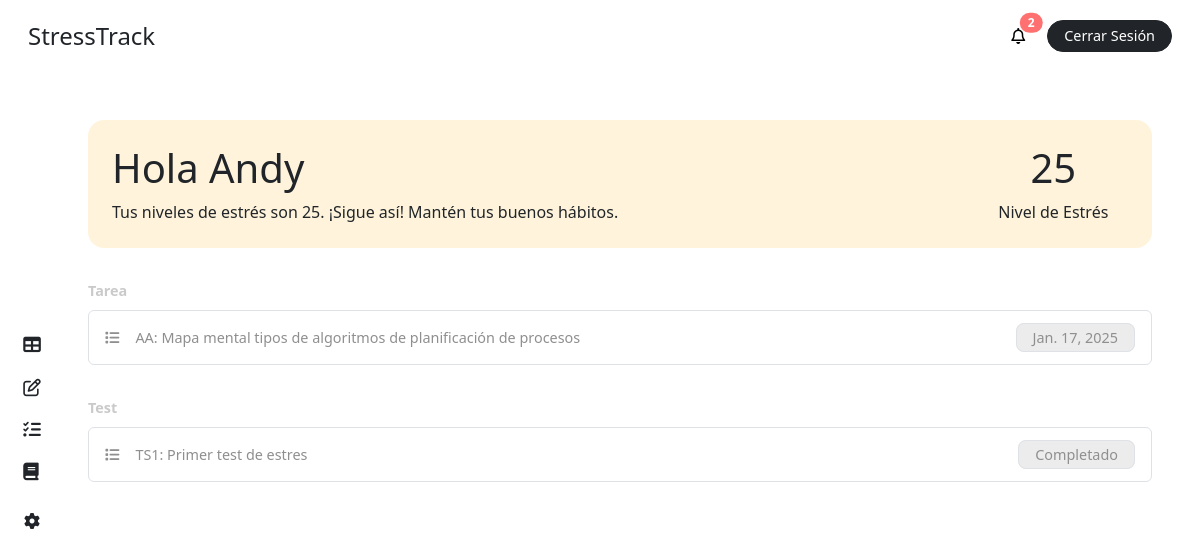
The page /panel/ (signed in) on the database its author committed.
### stress/models.py (models this page shows, shortened)
class CustomUser(AbstractBaseUser, PermissionsMixin):
    ROLE_CHOICES = [
        ('student', 'Alumno'),
        ('teacher', 'Profesor'),
        ('superuser', 'Administrador'),
    ]
    first_name = models.CharField(max_length=50, blank=True)
    last_name = models.CharField(max_length=50, blank=True)
    dni = models.CharField(max_length=10, unique=True, blank=True, null=True)
    email = models.EmailField(unique=True)
    role = models.CharField(max_length=20, choices=ROLE_CHOICES, default='student')
    is_active = models.BooleanField(default=True)
    is_staff = models.BooleanField(default=False)
    stress = models.IntegerField(default=0)
    share_stress_level = models.BooleanField(default=False)
    course = models.ForeignKey(Course, on_delete=models.CASCADE, related_name='students', null=True, blank=True)
    group = models.ForeignKey(Team, on_delete=models.CASCADE, related_name='members', null=True, blank=True)
    objects = CustomUserManager()
    USERNAME_FIELD = 'email'
    REQUIRED_FIELDS = []

class Task(models.Model):
    title = models.CharField(max_length=200)
    due_date = models.DateField(blank=True, null=True)
    course = models.ForeignKey(Course, on_delete=models.CASCADE, related_name='tasks')

class Test(models.Model):
    title = models.CharField(max_length=255)
    Team = models.ManyToManyField(Team, related_name='tests')
    course = models.ForeignKey(Course, on_delete=models.CASCADE, related_name='tests', default='2')

### stress/views.py (the view)
# urls.py: path('panel/', views.panel, name='panel'),
@login_required
def panel(request):
    user = request.user
    course = user.course
    team = user.group
    tasks = None
    tests = None
    top_3_stressed_students = None
    average_stress = None
    course_teaching = user.teaching_courses.first()
    if course_teaching:
        students = course_teaching.students.filter(stress__gt=0)
        top_3_stressed_students = students.order_by('-stress')[:3]
        average_stress = int(students.aggregate(avg_stress=Avg('stress'))['avg_stress'] or 0)
    if course:
        tasks = course.tasks.filter(due_date__gte=date.today()).order_by('due_date')
    if team:
        tests = team.tests.all()
    stress = user.stress
    color = ""
    if 0 <= stress <= 20:
        color = 'bg-good'
    elif 20 < stress <= 40:
        color = 'bg-not-bad'
    elif 40 < stress <= 60:
        color = 'bg-dangerr'
    elif 60 < stress <= 100:
        color = 'bg-dying'
    context = {
        'name': user.first_name or "Usuario",
        'color': color,
        'stress': stress,
        'role': user.role,
        'top_3_stressed_students': top_3_stressed_students,
        'average_stress': average_stress,
        'course_teaching': course_teaching,
        'notifications': user.notifications.all(),
        'unread_notifications': user.notifications.filter(is_read=False).count(),
    }
    if tasks:
        if tasks.exists():
            tmp_task = tasks.first()
            task = {
                'title': tmp_task.title,
                'date': tmp_task.due_date
            }
        else:
            task = None
    else:
        task = None
    if tests:
        tmp_test = tests.last()
        flg = test_resolve(tmp_test, user)
        test = {
            'id': tmp_test.id,
            'title': tmp_test.title,
            'state': flg
        }
    else:
        test = None
    context['task'] = task
    context['test'] = test
    return render(request, 'dashboard/panel.html', context)

### stress/utils.py (called while the page is built)
def test_resolve(test, user):
    answered = Answer.objects.filter(student=user,question__test=test).exists()
    return answered

### stress/templates/dashboard/panel.html (shortened to what this page needs)
{% extends "base/dashboard_base.html" %}
{% block content %}
{% include "elements/dashboard_sidebar.html" with role=role %}
<main class="main p-4 pe-5">
    <div class="{{ color }} p-4 rounded-4 my-4">
        <div class="row">
            {% if role == 'student' %}
                <div class="col-10">
                    <h1>Hola {{ name }}</h1>
                    <p class="fs-6 m-0">Tus niveles de estrés son {{ stress }}. ¡Sigue así! Mantén tus buenos hábitos.
                    </p>
                </div>
                <div class="col-2 text-center">
                    <h1>{{ stress }}</h1>
                    <p class="m-0">Nivel de Estrés</p>
                </div>
            {% endif %}
        </div>
    </div>
    {% if role == 'student' %}
        <div class="mb-4">
            <label class="text-grisillo fw-bold my-2">Tarea</label>
            {% if not task %}
                <div class="bg-inf p-3 rounded-2 text-gris">
                    <i class="fas fa-info-circle"></i> No tienes tareas asignadas por el momento.
                </div>
            {% else %}
                <div class="p-3 rounded-2 text-gris border border-1">
                        <div class="row">
                            <div class="col-10">
                                <i class="fa-solid fa-list me-3"></i>{{ task.title }}
                            </div>
                            <div class="col-2 text-end">
                                <div class="ms-4 bg-color-grisillo py-1 px-3 border d-inline rounded-3 fs-7">
                                    {{ task.date }}
                                </div>
                            </div>
                        </div>
                </div>
            {% endif %}
        </div>
        <div class="mb-4">
            <label class="text-grisillo fw-bold my-2">Test</label>
        {% if not test %}
        <div class="bg-inf p-3 rounded-2 text-gris">
            <i class="fas fa-info-circle"></i> No tienes tests asignadas por el momento.
        </div>
        {% else %}
        <div class="p-3 rounded-2 text-gris border border-1">
            <div class="row">
                <div class="col-10">
                    <i class="fa-solid fa-list me-3"></i>{{ test.title }}
                </div>
                <div class="col-2 text-end">
                        {% if not test.state %}
                            <div class="ms-4 p-1 d-inline rounded-4 fs-7">
                                <a href="{% url 'test' test.id %}" class="text-decoration-none border border-dark text-dark py-1 px-3 rounded-3 fs-7">Realizar Test</a>
                            </div>
                        {% else %}
                            <div class="ms-4 bg-color-grisillo py-1 px-3 border d-inline rounded-3 fs-7">
                                Completado
                            </div>
                            {% endif %}
                        </div>
                    </div>
                </div>
                {% endif %}
        </div>
    {% endif %}
</main>
{% endblock %}

### stress/static/css/main.css (style rules this page uses)
body { height: 100vh; margin: 0; padding: 0; display: grid; grid-template-columns: 4rem 1fr; grid-template-rows: 4.5rem 1fr; grid-template-areas: "header header" "side main"; gap: 0; background-color: white; }
.main { grid-area: main; overflow-y: auto; }
.fs-7 { font-size: .9rem; }
.bg-not-bad { background-color: #fff4db; }
.text-grisillo { color: #cacaca; font-size: .9rem; }
.text-gris { color: #8f8f8f !important; font-size: .9rem; }
.bg-color-grisillo { background-color: #ececec; }

### rows shown on the page
CustomUser: first_name "Andy"
Task: title "AA: Mapa mental tipos de algoritmos de planificación de procesos", date "Jan. 17, 2025"
Test: title "TS1: Primer test de estres"

### other values the page prints
{{ unread_notifications }} "2"
{{ stress }} "25"
